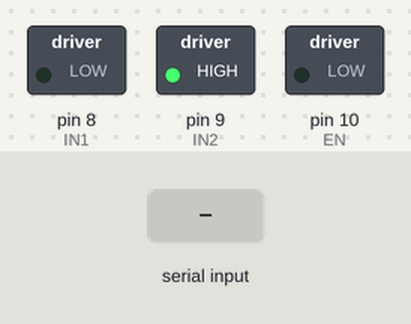
A sketch run on a simulated Arduino Uno, built with avr-gcc and run on an emulated ATmega328P. Parts: switched loads named in the sketch (green lamp = pin HIGH). The inputs (shaded band) are chosen by the test bench.

Above: at 1.2 s.
1.3 s: "90,45\n" received over Serial
At 1.9 s:
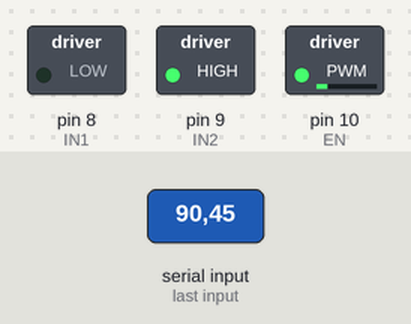
3.8 s: "30,150\n" received over Serial
At 4.6 s:
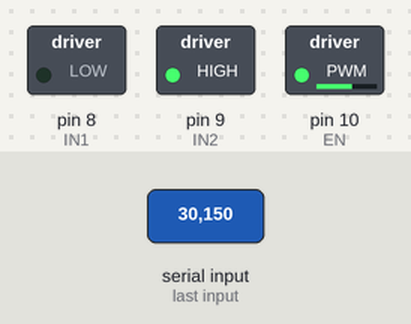
6.3 s: "200\n" received over Serial
At 6.9 s:
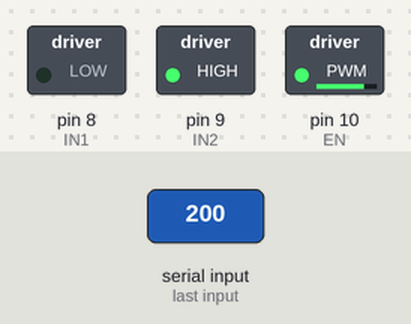
Timing chart, 0 to 9.3 s (numbered marks = the images above; inputs shaded):
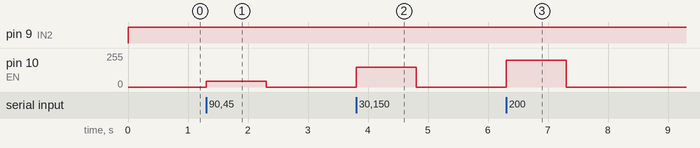

Measured:
- after the input at 1.3 s, pin 10 (EN): 0/255 → 45/255 at once, → 0/255 1.0 s later
- after the input at 3.8 s, pin 10 (EN): 0/255 → 150/255 at once, → 0/255 1.0 s later
- after the input at 6.3 s, pin 10 (EN): 0/255 → 200/255 at once, → 0/255 1.0 s later

The sketch:

Motors_Speed_Serial_Control.ino
```cpp
// Motors speed control from serial monitor
// Set ending char to No Line Ending!!

#define IN1 8 // motor pin 1
#define IN2 9 // motor pin 2
#define EN 10 // enabel pin (PWM)

void setup() {
  Serial.begin(9600);

  // set output motor pins
  pinMode(IN1, OUTPUT);
  pinMode(IN2, OUTPUT);
}

int speed = 0; // speed of motor value

void loop() {
  if(Serial.available()) {
    speed = Serial.parseInt(); // get speed from serial port
  }

  digitalWrite(IN1, 0);
  digitalWrite(IN2, 1);
  analogWrite(EN, speed); // set speed
}
```
